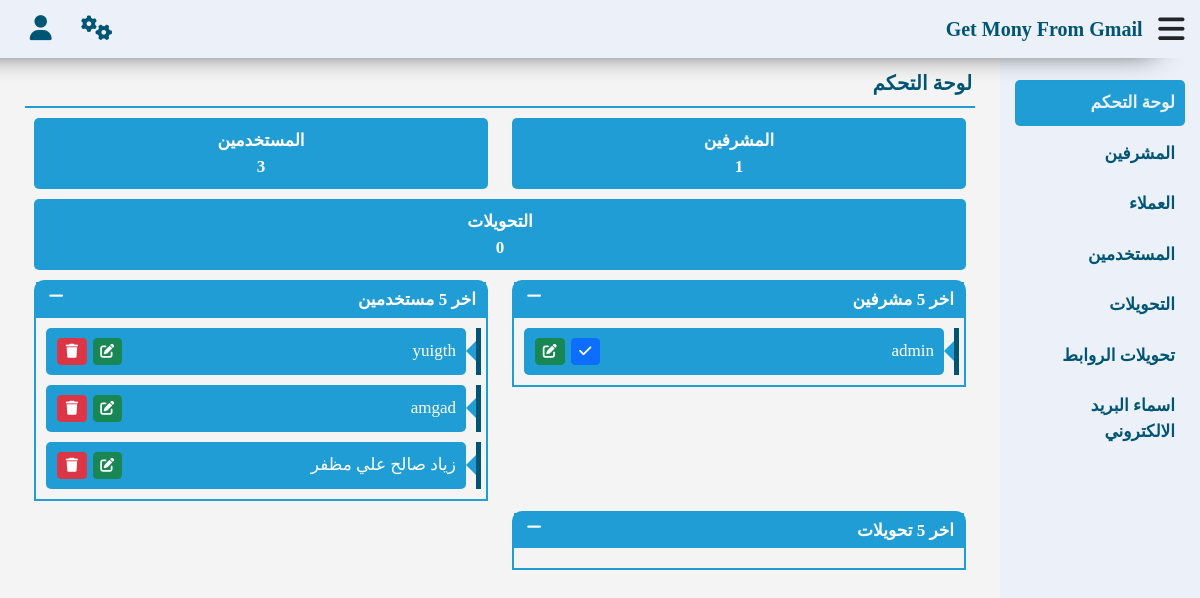
Page /gmr_test/dashboard.php (signed in) on the committed database.
### tables this page shows
CREATE TABLE `users` (
  `id` int(11) NOT NULL,
  `username` text NOT NULL,
  `pass` text NOT NULL,
  `phone` text NOT NULL,
  `main_email` varchar(255) NOT NULL,
  `email` text NOT NULL,
  `us_date` timestamp NOT NULL DEFAULT current_timestamp(),
  `active` int(1) NOT NULL DEFAULT 1,
  `type` int(1) NOT NULL DEFAULT 2
);

### gmr_test/function.php (called while the page is built, shortened)
<?php
function getItem($table, $value, $where, $select) {
    global $con;
    $statment = $con->prepare("SELECT * FROM $table WHERE $where");
    $statment->execute(array($value));
    $fetch = $statment->fetch();
    return $fetch[$select];
}
function getData ($table, $where = '1 = 1', $value = null, $by = 'id', $order = 'DESC', $limit = null) {
    global $con;
    $statment = $con->prepare("SELECT * FROM $table WHERE $where ORDER BY $by $order $limit");
    $statment->execute($value);
    return $statment->fetchAll();
}
function getCount ($table, $where = '1 = 1', $value = null) {
    global $con;
    $statment = $con->prepare("SELECT * FROM $table WHERE $where");
    $statment->execute($value);
    return $statment->rowCount();
}

### gmr_test/inc/temp/dashboard.php (the view, shortened to what this page needs)
<div class="content">
    <nav class="navbar navbar-expand-lg">
        <a class="navbar-brand">
            <span><?php echo words($pageTitle) ?></span>
        </a>
    </nav>
    <div class="dashboard">
        <div class="container">
            <div class="boards">
                <div class="row text-center">
                    <div class="col-sm-6">
                        <div class="board">
                            <p><?php echo words('Admins') ?></p>
                            <span>
                                <?php echo getCount('admins') ?>
                            </span>
                        </div>
                    </div>
                    <div class="col-sm-6">
                        <div class="board">
                            <p><?php echo words('Users') ?></p>
                            <span>
                                <?php echo getCount('users') ?>
                            </span>
                        </div>
                    </div>
                    <div class="col-12">
                        <div class="board">
                            <p><?php echo words('Transactions') ?></p>
                            <span>
                                <?php echo getCount('transactions') ?>
                            </span>
                        </div>
                    </div>
                </div>
            </div>
            <div class="row">
                <div class="col-md-6">
                    <div class="panel">
                        <div class="panel-heading">
                            <span><?php echo words('Last 5 Admins') ?></span>
                            <i class="fa fa-minus fa-fw"></i>
                        </div>
                        <div class="panel-body">
                            <?php foreach (getData('admins', '1 = ?', array(1), 'id', 'desc', 'limit 5') as $all) { ?>
                            <div>
                                <p><span><?php echo $all['username'] ?></p>
                                <div class="control">
                                    <a href="?Page=Active&ID=<?php echo $all['id'] ?>" class="btn btn-primary btn-sm">
                                        <i class="fa fa-check fa-fw"></i>
                                    </a>
                                    <a href="admins.php?Page=Edit&ID=<?php echo $all['id'] ?>" class="btn btn-success btn-sm">
                                        <i class="fa fa-edit fa-fw"></i>
                                    </a>
                                </div>
                            </div>
                            <?php } ?>
                        </div>
                    </div>
                </div>
                <div class="col-md-6">
                    <div class="panel">
                        <div class="panel-heading">
                            <span><?php echo words('Last 5 Users') ?></span>
                            <i class="fa fa-minus fa-fw"></i>
                        </div>
                        <div class="panel-body">
                            <?php foreach (getData('users', '1 = ?', array(1), 'id', 'desc', 'limit 5') as $all) { ?>
                            <div>
                                <p><?php echo $all['username'] ?></p>
                                <div class="control">
                                    <a href="admins.php?Page=Edit&ID=<?php echo $all['id'] ?>" class="btn btn-success btn-sm">
                                        <i class="fa fa-edit fa-fw"></i>
                                    </a>
                                    <?php if ($all['id'] != 1) { ?>
                                    <a href="#delete" class="btn btn-danger btn-sm" data-id="<?php echo $all['id']?>" data-page="admins">
                                        <i class="fa fa-trash fa-fw"></i>
                                    </a>
                                    <?php } ?>
                                </div>
                            </div>
                            <?php } ?>
                        </div>
                    </div>
                </div>
                <div class="col-md-6">
                    <div class="panel">
                        <div class="panel-heading">
                            <span><?php echo words('Last 5 Transactions') ?></span>
                            <i class="fa fa-minus fa-fw"></i>
                        </div>
                        <div class="panel-body">
                        </div>
                    </div>
                </div>
            </div>
        </div>
    </div>
</div>

### gmr_test/lay/css/style.css (style rules this page uses)
:root { --background: #ebf0f9; --primary: white; --secondry: #005575; --third: #219dd5; }
* { box-sizing: border-box; font-family: 'Cairo'; }
body { background-color: #f4f4f4; }
a { text-decoration: none; }
P, ul, h1, h2, h3, h4, h5, h6 { margin: 0; padding: 0; }
.row { margin: 0; }
.content { position: relative; top: 50px; width: calc(100% - 200px); transition: .3s; padding: 10px; }
.navbar { border-bottom: 2px solid var(--third); margin: 0 15px 10px; padding: 3px; }
.navbar .navbar-brand { color: var(--secondry); font-weight: bold; font-size: 20px; margin: 0; }
.panel { border: 2px solid var(--third); margin-bottom: 10px; border-radius: 10px 10px 0 0; }
.panel .panel-heading { padding: 5px; font-size: 17px; font-weight: bold; background-color: var(--third); color: var(--primary); text-align: center; }
.panel .panel-body { padding: 10px; }
.boards .board { background-color: var(--third); border-radius: 5px; margin-bottom: 10px; padding: 10px 0; font-size: 17px; font-weight: bold; color: var(--primary); }
.dashboard .panel .panel-heading { display: flex; justify-content: space-between; }
.dashboard .panel .panel-heading i { cursor: pointer; }
.dashboard .panel .panel-body > div { display: flex; text-align: center; justify-content: space-between; align-items: center; }
.dashboard .panel .panel-body > div { background-color: var(--third); position: relative; padding: 10px; border-radius: 5px; }
.dashboard .panel .panel-body > div::before { content: ''; display: block; position: absolute; top: 0; width: 5px; height: 100%; background-color: var(--secondry); }
.dashboard .panel .panel-body > div::after { content: ''; display: block; position: absolute; top: 13px; width: 0; height: 0; border-style: solid; border-width: 10px; }
.dashboard .panel .panel-body > div:not(:last-of-type) { margin-bottom: 10px; }
.dashboard .panel .panel-body > div p { font-size: 17px; color: var(--primary); }
.dashboard .panel .panel-body > div a { margin: 0 1px; padding: 2px 5px; }

### gmr_test/lay/css/ar.css (style rules this page uses)
.content { right: 200px; }
.dashboard .panel .panel-heading { text-align: right; padding-left: 10px; padding-right: 10px; }
.dashboard .panel .panel-body > div { margin-right: 10px; }
.dashboard .panel .panel-body > div::before { right: -15px; }
.dashboard .panel .panel-body > div::after { right: -10px; border-color: transparent var(--third) transparent transparent; }

### rows in the picture
users: username "yuigth"
users: username "amgad"
users: username "زياد صالح علي مظفر"

### other values in the picture
words('Dashboard') "لوحة التحكم"
words('Admins') "المشرفين"
words('Customers') "العملاء"
words('Users') "المستخدمين"
words('Transactions') "التحويلات"
words('Url Transactions') "تحويلات الروابط"
words('Email Names') "اسماء البريد الالكتروني"
words($pageTitle) "لوحة التحكم"
getCount('admins') "1"
getCount('users') "3"
getCount('transactions') "0"
words('Last 5 Admins') "اخر 5 مشرفين"
$all['username'] "admin"
words('Last 5 Users') "اخر 5 مستخدمين"
words('Last 5 Transactions') "اخر 5 تحويلات"
